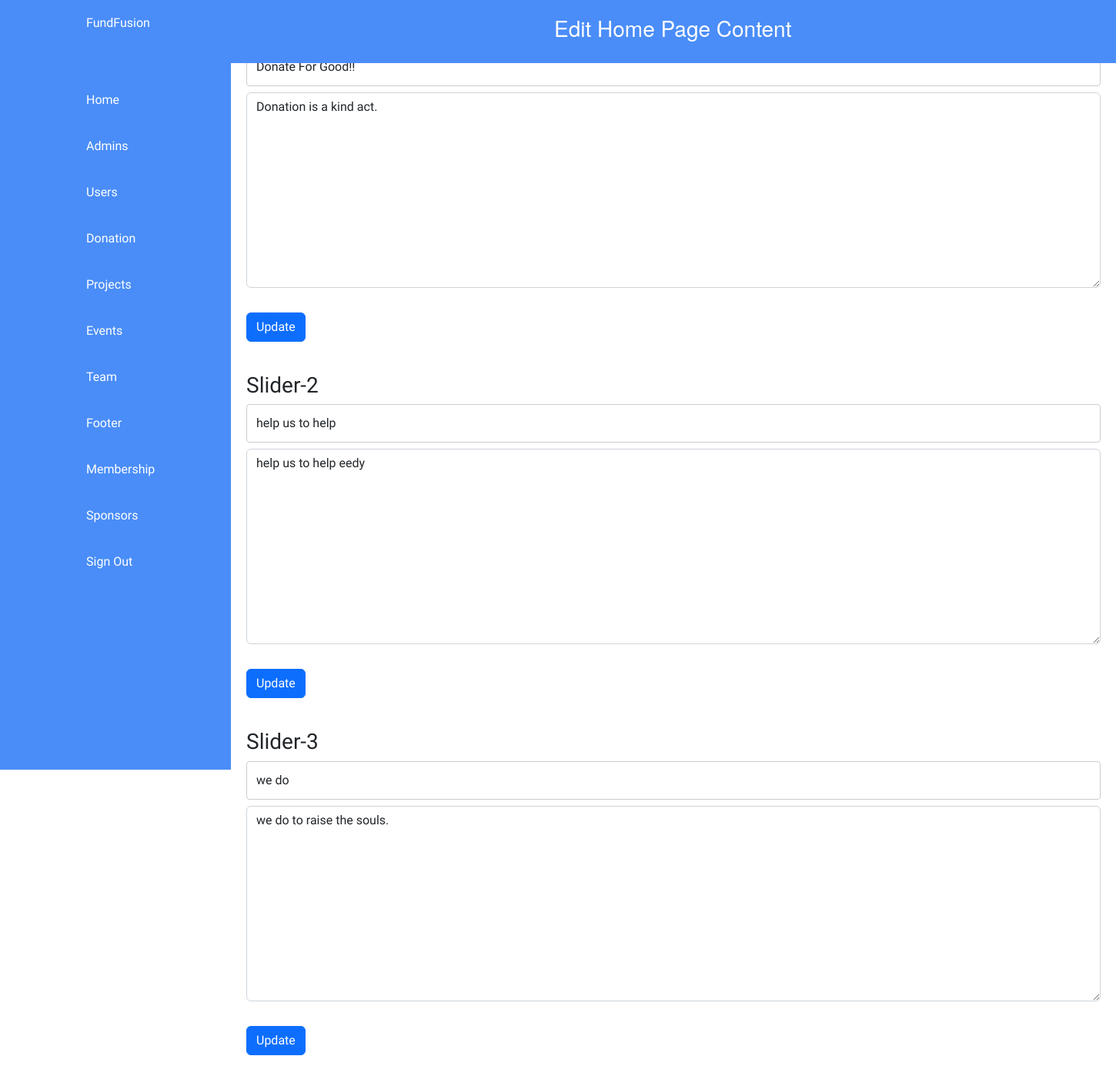
The app's page /admin/DashboardComponents/Homepage.php (signed in), older data.
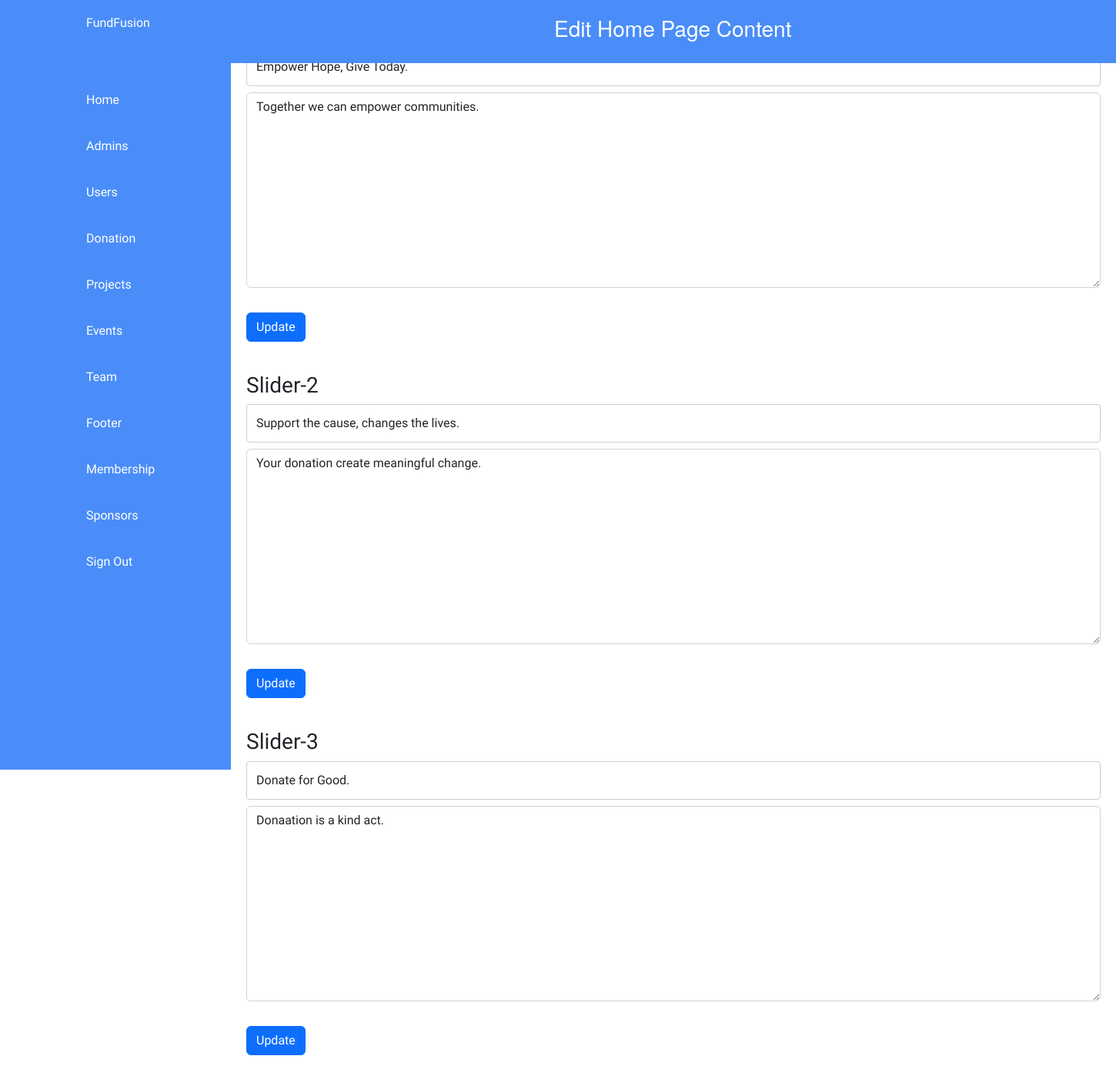
The same page, newer data.
### tables this page shows
CREATE TABLE IF NOT EXISTS `homepageslider` (
  `id` int(2) NOT NULL,
  `s1head` text NOT NULL,
  `s1content` text NOT NULL,
  `s2head` text NOT NULL,
  `s2content` text NOT NULL,
  `s3head` text NOT NULL,
  `s3content` text NOT NULL
);

### admin/routeconfig.php (called while the page is built)
<?php
    $site_url = "http://localhost/FundFusion/"
?>

### admin/DashboardComponents/Homepage.php (the view, shortened to what this page needs)
<?php
include "../routeconfig.php";
include "Db_Connection.php";
$sliderSql="SELECT * FROM homepageslider WHERE id=1";
$result = mysqli_query($conn,$sliderSql);
$res = mysqli_fetch_array($result);
    $s1head=$res['s1head'];
    $s2head=$res['s2head'];
    $s3head=$res['s3head'];
    $s1content=$res['s1content'];
    $s2content=$res['s2content'];
    $s3content=$res['s3content'];
     ?>
<!DOCTYPE html>
<html lang="en">
  <head>
    <link rel="stylesheet" href="https://cdnjs.cloudflare.com/ajax/libs/font-awesome/5.15.3/css/all.min.css" />
    <link rel="stylesheet" href="<?php echo $site_url ?>css/Dashboard.css" />
    <link rel="stylesheet" href="<?php echo $site_url ?>css/createevent.css" />
    <link href="https://cdn.jsdelivr.net/npm/bootstrap@5.2.3/dist/css/bootstrap.min.css" rel="stylesheet">
  </head>
  <body>
  <?php
      @include('../partials/navigation.php')
      ?>
       <div class="container">
        <h3>Edit Home Page Content</h3>
    </div>
    <div class="content-container">
        <form method="POST" action="<?php echo $_SERVER['PHP_SELF']; ?>">
            <h3>Slider-1</h3>
            <div class="mb-3">
                <input type="text" class="form-control" name="s1head" value="<?php echo $s1head; ?>">
                <textarea class="form-control my-2" name="s1content" rows="10"><?php echo $s1content; ?></textarea>
                <button type="submit" class="btn btn-primary my-4">Update</button>
            </div>
        </form>
        <form method="POST" action="<?php echo $_SERVER['PHP_SELF']; ?>">
            <h3>Slider-2</h3>
            <div class="mb-3">
                <input type="text" class="form-control" name="s2head" value="<?php echo $s2head; ?>">
                <textarea class="form-control my-2" name="s2content" rows="10"><?php echo $s2content; ?></textarea>
                <button type="submit" class="btn btn-primary my-4">Update</button>
            </div>
        </form>
        <form method="POST" action="<?php echo $_SERVER['PHP_SELF']; ?>">
            <h3>Slider-3</h3>
            <div class="mb-3">
                <input type="text" class="form-control" name="s3head" value="<?php echo $s3head; ?>">
                <textarea class="form-control my-2" name="s3content" rows="10"><?php echo $s3content; ?></textarea>
                <button type="submit" class="btn btn-primary my-4">Update</button>
            </div>
        </form>
    </div>
  </body>
</html>

### admin/partials/navigation.php
<div class="navigation">
        <ul>
          <li>
          <a href="<?php echo $site_url ?>admin/Dashboard.php">
            <span class="icon"></span>
              <span class="title">FundFusion</span>
            </a>
          </li>
          <li>
            <a href="<?php echo $site_url ?>admin/DashboardComponents/Homepage.php">
            <span class="icon"></span>
              <span class="title">Home</span>
            </a>
          </li>
          <li>
          <a href="<?php echo $site_url ?>admin/Adminadd.php">
              <span class="icon"></span>
              <span class="title">Admins</span>
            </a>
          </li>
          <li>
            <a href="<?php echo $site_url ?>User/userAdd.php">
            <span class="icon"></span>
              <span class="title">Users</span>
            </a>
          </li>
          <li>
          <a href="<?php echo $site_url ?>admin/donation/create-donation.php">
              <span class="icon"></span>
              <span class="title">Donation</span>
            </a>
          </li>
          <li>
            <a href="<?php echo $site_url ?>admin/projects/create-project.php">
            <span class="icon"></span>
            <span class="title">Projects</span>
            </a>
          </li>
          <li>
            <a href="<?php echo $site_url ?>admin/events/create-event.php">
            <span class="icon"></span>
            <span class="title">Events</span>
            </a>
          </li>
          <li>
          <a href="<?php echo $site_url ?>admin/DashboardComponents/Teams.php">
              <span class="icon"></span>
              <span class="title">Team</span>
            </a>
          </li>
          <li>
            <a href="<?php echo $site_url ?>Footer/DashboardFooter.php">
            <span class="icon"></span>
              <span class="title">Footer</span>
            </a>
          </li>
          <li>
            <a href="<?php echo $site_url ?>Membership/DashboardMembership.php">
            <span class="icon"></span>
              <span class="title">Membership</span>
            </a>
          </li>
          <li>
            <a href="<?php echo $site_url ?>Sponsor/DashboardSponsor.php">
            <span class="icon"></span>
              <span class="title">Sponsors</span>
            </a>
          </li>
          <li>
            <a href="../User/logout.php">
            <span class="icon"></span>
              <span class="title">Sign Out</span>
            </a>
          </li>
        </ul>
      </div>

### css/Dashboard.css (style rules this page uses)
* { margin: 0; box-sizing: border-box; font-family: "Ubuntu", sans-serif; }
:root { --blue: #4a8df8; --white: #fff; --grey: #f5f5f5; --black1: #222; --black2: #333; }
body { min-height: 120vh; overflow-x: hidden; }
.container { position: absolute; width: 100%; padding-bottom: 20px; }
.navigation { position: absolute; width: 300px; height: 1000px; background: var(--blue); border-left: 10px solid var(--blue); transition: 0.5s; overflow: hidden; }
.navigation ul { position: absolute; top: 0; left: 0; width: 100%; }
.navigation ul li { position: relative; width: 100%; list-style: none; border-top-left-radius: 30px; border-bottom-left-radius: 30px; }
.navigation ul li:nth-child(1) { margin-bottom: 40px; pointer-events: none; }
.navigation ul li a { position: relative; display: block; width: 100%; display: flex; text-decoration: none; color: var(--white); }
.navigation ul li .icon { position: relative; display: block; min-width: 60px; height: 60px; line-height: 70px; text-align: center; }
.navigation ul li a .title { position: relative; display: block; padding: 0 10px; height: 60px; line-height: 60px; text-align: start; white-space: nowrap; }

### css/createevent.css (style rules this page uses)
* { box-sizing: border-box; }
input[type=text], select, textarea { width: 100%; padding: 12px; border: 1px solid #ccc; border-radius: 4px; resize: vertical; }

### admin/DashboardComponents/Homepage.php (style rules this page uses)
.container { background-color: var(--blue); margin-left:300px ; padding: 20px; }
.container h3 { padding-left: 400px; color: white; font-weight: 500; font-family: "Helvetica Neue",Helvetica; }
.content-container { margin-left:300px ; padding: 20px; }

Row changes from the older to the newer data that the page shows:
changed homepageslider: s1head "Donate For Good!!" → "Empower Hope, Give Today."; s1content "Donation is a kind act." → "Together we can empower communities."; s2head "help us to help" → "Support the cause, changes the lives."; s2content "help us to help eedy" → "Your donation create meaningful change."; s3head "we do" → "Donate for Good."; s3content "we do to raise the souls." → "Donaation is a kind act."
